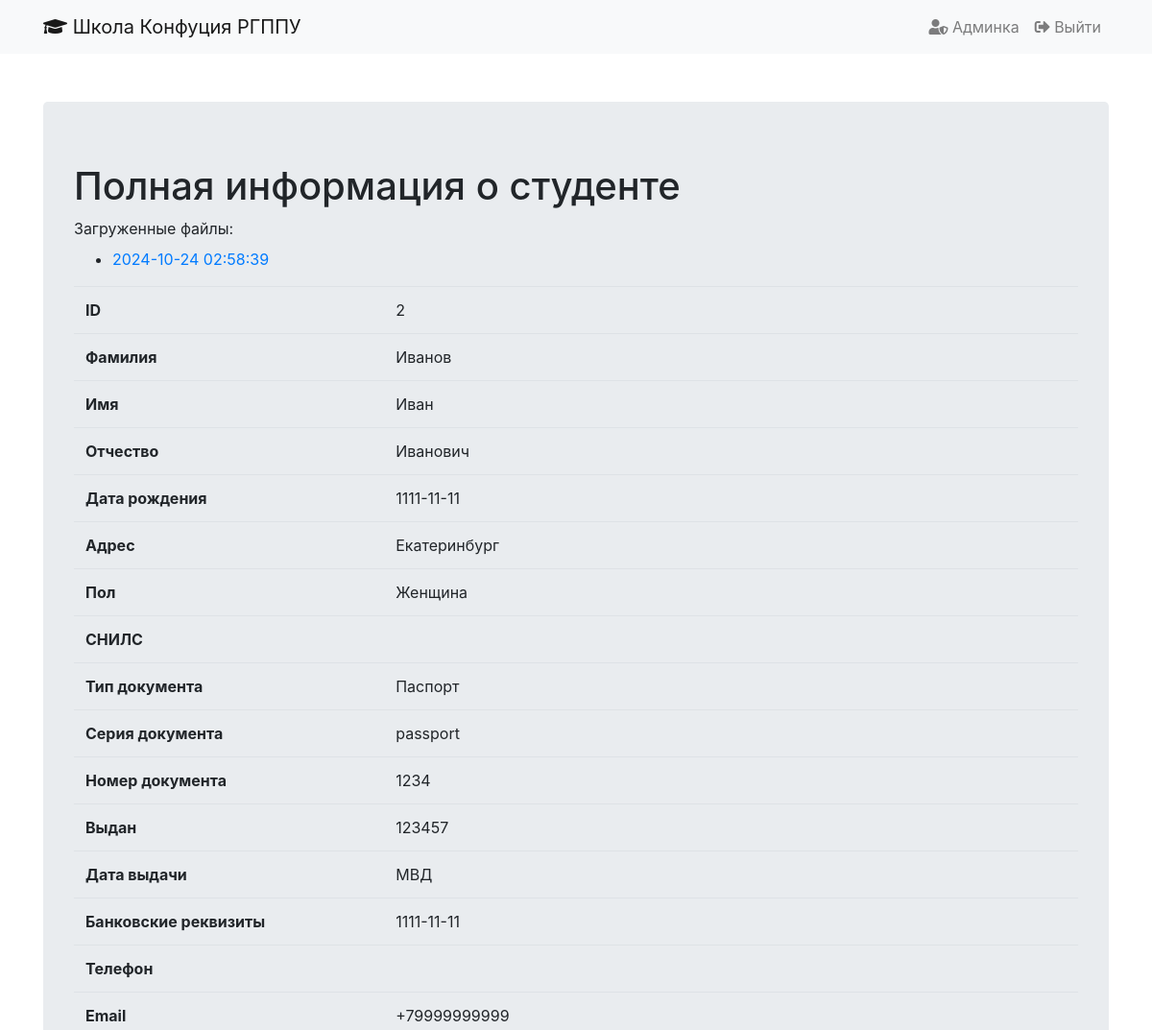
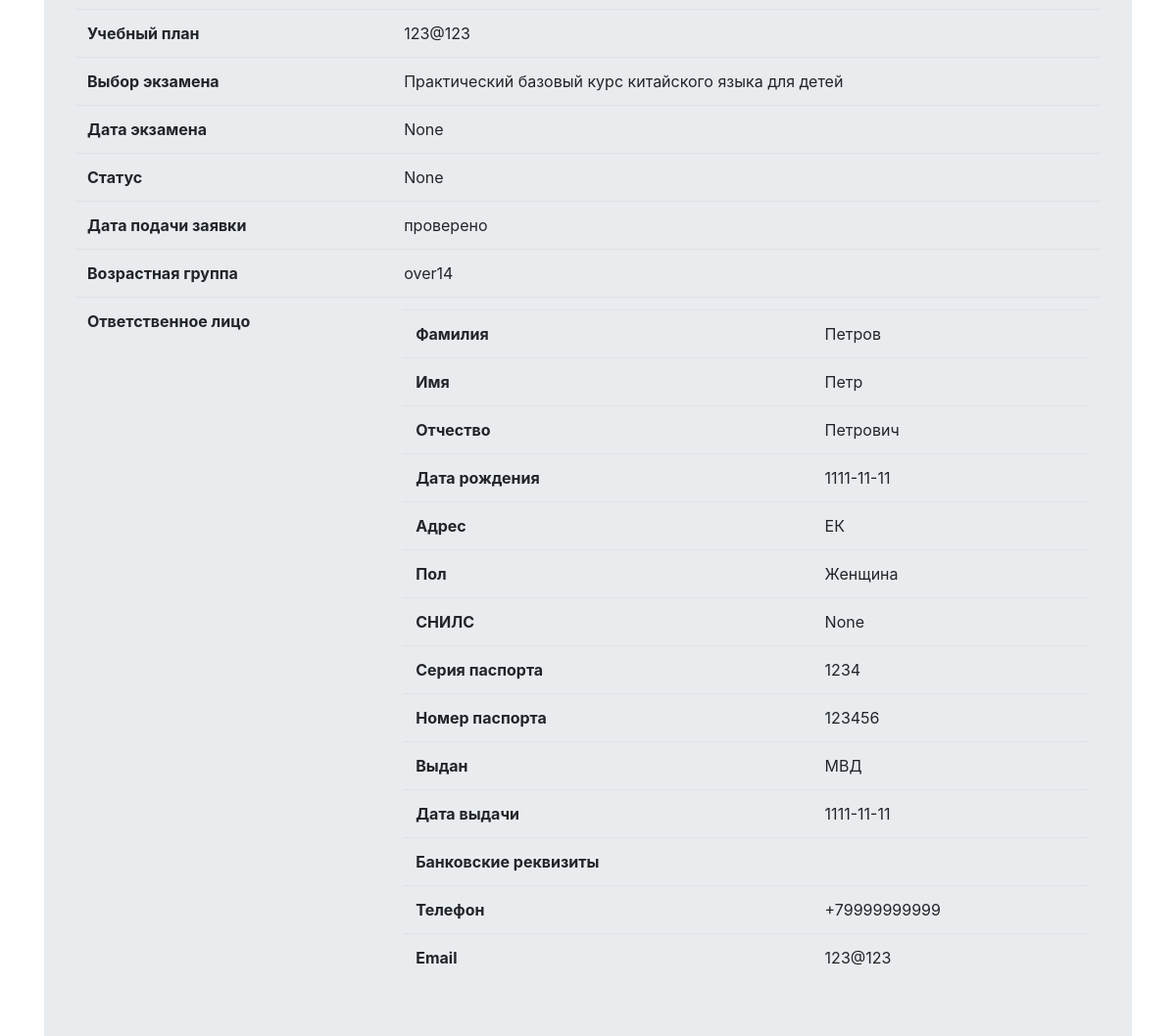
The app's page /moderation/students/student/2 (signed in) with its own data (2 pictures, top to bottom).
### tables this page shows
CREATE TABLE students (
            id INTEGER PRIMARY KEY AUTOINCREMENT,
            last_name TEXT NOT NULL,
            first_name TEXT NOT NULL,
            middle_name TEXT,
            birth_date TEXT NOT NULL,
            address TEXT NOT NULL,
            gender TEXT NOT NULL,
            snils TEXT,
            age_group TEXT NOT NULL,
            id_type TEXT NOT NULL,
            id_serial TEXT,
            id_number TEXT NOT NULL,
            id_issued_by TEXT,
            id_issued_date TEXT,
            bank_details TEXT,
            phone TEXT NOT NULL,
            email TEXT NOT NULL,
            study_plan TEXT NOT NULL,
            exam_selection TEXT,
            exam_date TEXT,
            status TEXT NOT NULL DEFAULT 'на проверке',
            submission_date TEXT NOT NULL
        , file_paths TEXT);

CREATE TABLE representatives (
            id INTEGER PRIMARY KEY AUTOINCREMENT,
            student_id INTEGER NOT NULL,
            last_name TEXT NOT NULL,
            first_name TEXT NOT NULL,
            middle_name TEXT,
            birth_date TEXT NOT NULL,
            address TEXT NOT NULL,
            gender TEXT NOT NULL,
            snils TEXT,
            id_serial TEXT NOT NULL,
            id_number TEXT NOT NULL,
            id_issued_by TEXT NOT NULL,
            id_issued_date TEXT NOT NULL,
            bank_details TEXT,
            phone TEXT NOT NULL,
            email TEXT NOT NULL,
            FOREIGN KEY (student_id) REFERENCES students(id)
        );

### chinaekb-forms.py (the view)
@app.route(BASE_URL + "/<path:file_path>", methods=['GET', 'POST'])
def get_file(file_path):
    return flask.send_from_directory(app.config['UPLOAD_FOLDER'], file_path)

### chinaekb-forms.py (called while the page is built, shortened)
@login_manager.user_loader
def load_user(user_id):
    return User(user_id)

@app.route(BASE_URL + "/moderation/<table_name>/student/<int:student_id>", methods=["GET", "POST"])
@login_required
def student_details(table_name, student_id):
    if request.method == 'GET':
        conn = sqlite3.connect('chinaekb.db')
        c = conn.cursor()
        c.execute(f'SELECT * FROM {table_name} WHERE id = ?', (student_id,))
        student = c.fetchone()
        representative = None
        if student and table_name == 'students':
            c.execute('SELECT * FROM representatives WHERE student_id = ?', (student_id,))
            representative = c.fetchone()
        conn.close()
        if student:
            return render_template("student_details.html", base_url=BASE_URL, student=student, representative=representative, table_name=table_name)
        else:
            return "Студент не найден", 404

### templates/student_details.html (shortened to what this page needs)
{% extends "base.html" %}
{% block content %}
<h1>Полная информация о студенте</h1>
<table class="table">
    <tr>
        <th>ID</th>
        <td>{{ student[0] }}</td>
    </tr>
    <tr>
        <th>Фамилия</th>
        <td>{{ student[1] }}</td>
    </tr>
    <tr>
        <th>Имя</th>
        <td>{{ student[2] }}</td>
    </tr>
    <tr>
        <th>Отчество</th>
        <td>{{ student[3] }}</td>
    </tr>
    <tr>
        <th>Дата рождения</th>
        <td>{{ student[4] }}</td>
    </tr>
    <tr>
        <th>Адрес</th>
        <td>{{ student[5] }}</td>
    </tr>
    <tr>
        <th>Пол</th>
        <td>
            {% if student[6] == 'female' %}
                {{ 'Женщина' }}
            {% endif %}
        </td>
    </tr>
    <tr>
        <th>СНИЛС</th>
        <td>{{ student[7] }}</td>
    </tr>
    <tr>
        <th>Тип документа</th>
        <td>
            {% if student[9] == 'passport' %}
                {{ 'Паспорт' }}
            {% endif %}
        </td>
    </tr>
    <tr>
        <th>Серия документа</th>
        <td>{{ student[9] }}</td>
    </tr>
    <tr>
        <th>Номер документа</th>
        <td>{{ student[10] }}</td>
    </tr>
    <tr>
        <th>Выдан</th>
        <td>{{ student[11] }}</td>
    </tr>
    <tr>
        <th>Дата выдачи</th>
        <td>{{ student[12] }}</td>
    </tr>
    <tr>
        <th>Банковские реквизиты</th>
        <td>{{ student[13] }}</td>
    </tr>
    <tr>
        <th>Телефон</th>
        <td>{{ student[14] }}</td>
    </tr>
    <tr>
        <th>Email</th>
        <td>{{ student[15] }}</td>
    </tr>
    <tr>
        <th>Учебный план</th>
        <td>{{ student[16] }}</td>
    </tr>
    <tr>
        <th>Выбор экзамена</th>
        <td>{{ student[17] }}</td>
    </tr>
    <tr>
        <th>Дата экзамена</th>
        <td>{{ student[18] }}</td>
    </tr>
    <tr>
        <th>Статус</th>
        <td>{{ student[19] }}</td>
    </tr>
    <tr>
        <th>Дата подачи заявки</th>
        <td>{{ student[20] }}</td>
    </tr>
    {% if student[8] == 'over14' %}
    <tr>
        <th>Возрастная группа</th>
        <td>{{ student[8] }}</td>
    </tr>
    <tr>
        <th>Ответственное лицо</th>
        <td>
            <table class="table">
                <tr>
                    <th>Фамилия</th>
                    <td>{{ representative[2] }}</td>
                </tr>
                <tr>
                    <th>Имя</th>
                    <td>{{ representative[3] }}</td>
                </tr>
                <tr>
                    <th>Отчество</th>
                    <td>{{ representative[4] }}</td>
                </tr>
                <tr>
                    <th>Дата рождения</th>
                    <td>{{ representative[5] }}</td>
                </tr>
                <tr>
                    <th>Адрес</th>
                    <td>{{ representative[6] }}</td>
                </tr>
                <tr>
                    <th>Пол</th>
                    <td>
                        {% if representative[7] == 'female' %}
                        {{ 'Женщина' }}
                        {% endif %}
                    </td>
                </tr>
                <tr>
                    <th>СНИЛС</th>
                    <td>{{ representative[8] }}</td>
                </tr>
                <tr>
                    <th>Серия паспорта</th>
                    <td>{{ representative[9] }}</td>
                </tr>
                <tr>
                    <th>Номер паспорта</th>
                    <td>{{ representative[10] }}</td>
                </tr>
                <tr>
                    <th>Выдан</th>
                    <td>{{ representative[11] }}</td>
                </tr>
                <tr>
                    <th>Дата выдачи</th>
                    <td>{{ representative[12] }}</td>
                </tr>
                <tr>
                    <th>Банковские реквизиты</th>
                    <td>{{ representative[13] }}</td>
                </tr>
                <tr>
                    <th>Телефон</th>
                    <td>{{ representative[14] }}</td>
                </tr>
                <tr>
                    <th>Email</th>
                    <td>{{ representative[15] }}</td>
                </tr>
            </table>
        </td>
    </tr>
    {% endif %}
    {% if student[21] != null %}
    <div class="form-group">
        <label>Загруженные файлы:</label>
        <ul>
            {% if student[21] %}
                {% for file_path in student[21].split(',') %}
                    <li><a href="{{ url_for('get_file', file_path=file_path) }}" target="_blank">{{ file_path }}</a></li>
                {% endfor %}
            {% else %}
                <li>Файлы не загружены</li>
            {% endif %}
        </ul>
    </div>
    {% endif %}
</table>
{% endblock %}

### records on screen
students: id "2", last_name "Иванов", first_name "Иван", middle_name "Иванович", birth_date "1111-11-11", address "Екатеринбург", id_type "passport", id_serial "1234", id_number "123457", id_issued_by "МВД", id_issued_date "1111-11-11", phone "+79999999999", email "123@123", study_plan "Практический базовый курс китайского языка для детей", status "проверено", age_group "over14", submission_date "2024-10-24 02:58:39"
representatives: last_name "Петров", first_name "Петр", middle_name "Петрович", birth_date "1111-11-11", address "ЕК", id_serial "1234", id_number "123456", id_issued_by "МВД", id_issued_date "1111-11-11", phone "+79999999999", email "123@123"

### other values on screen
{{ 'Женщина' }} "Женщина"
{{ 'Паспорт' }} "Паспорт"
{{ student[18] }} "None"
{{ student[19] }} "None"
{{ representative[8] }} "None"
